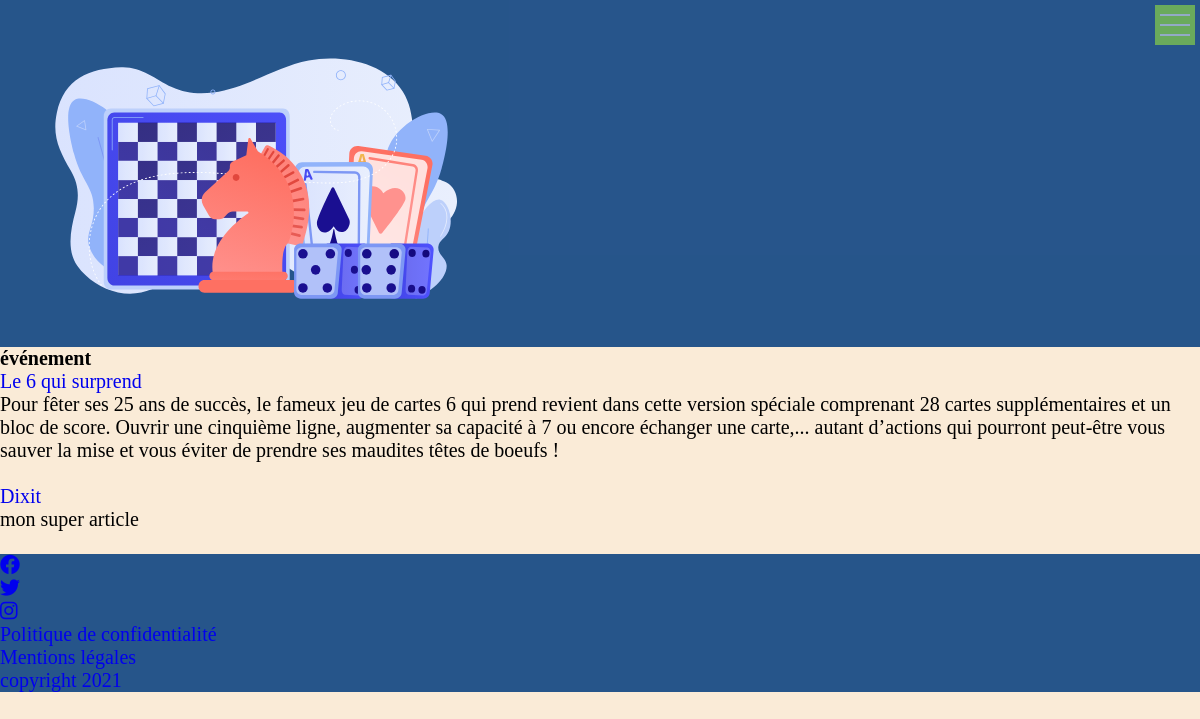
The app's page /tags/1 with its own data.
### tables this page shows
CREATE TABLE IF NOT EXISTS `tags` (
  `id` int(11) NOT NULL AUTO_INCREMENT,
  `name` varchar(255) NOT NULL,
  `created_at` datetime NOT NULL,
  PRIMARY KEY (`id`)
);

CREATE TABLE IF NOT EXISTS `articles` (
  `id` int(11) NOT NULL AUTO_INCREMENT,
  `title` varchar(255) DEFAULT NULL,
  `content` text,
  `img` varchar(255) DEFAULT NULL,
  `comment` text,
  `created_at` datetime DEFAULT CURRENT_TIMESTAMP,
  `img_name` varchar(255) DEFAULT NULL,
  PRIMARY KEY (`id`)
);

### app/Controllers/Controller.php (called while the page is built, shortened)
<?php
abstract class Controller{
    public function __construct(DBConnection $db){
        $this->db = $db;
    }
    protected function view(string $path, array $params = null){
        $path = str_replace('.', DIRECTORY_SEPARATOR, $path);
        require VIEWS . $path . '.php';
        require VIEWS . DIRECTORY_SEPARATOR .  'front' . DIRECTORY_SEPARATOR . 'layouts' . DIRECTORY_SEPARATOR . 'layout.php';
    }
}

### app/Controllers/TagController.php (called while the page is built, shortened)
<?php
class TagController extends Controller
{
    public function tag(int $id)
    {
        $tag = (new TagModel($this->db))->findById($id);
        return $this->view('front.blog.tag', compact('tag'));
    }
}

### routes/Route.php (called while the page is built, shortened)
<?php
class Route
{
    public $path;
    public $action;
    public $matches;
    public function __construct($path, $action)
    {
        $this->path = trim($path, '/');
        $this->action = $action;
    }
    public function matches(string $url)
    {
        $path = preg_replace('#:([A-Za-z0-9_]+)#', '([^/]+)', $this->path);
        $pathToMatch = "#^$path$#";
        if (preg_match($pathToMatch, $url, $matches)) {
            $this->matches = $matches;
            return true;
        } else {
            return false;
        }
    }
    public function execute()
    {
        $params = explode('@', $this->action);
        $controller = new $params[0](new DBConnection());
        $method = $params[1];
        return isset($this->matches[1]) ? $controller->$method($this->matches[1]) : $controller->$method();
    }
}

### routes/Router.php (called while the page is built, shortened)
<?php
class Router
{
    public $url;
    public $routes = [];
    public function __construct($url)
    {
        $this->url = trim($url, '/');
    }
    public function get(string $path, string $action)
    {
        $this->routes['GET'][] = new Route($path, $action);
    }
    public function post(string $path, string $action)
    {
        $this->routes['POST'][] = new Route($path, $action);
    }
    public function run()
    {
        foreach ($this->routes[$_SERVER['REQUEST_METHOD']] as $route) {
            if ($route->matches($this->url)) {
                return $route->execute();
            }
        }
        throw new NotFoundException();
    }
}

### public/index.php (called while the page is built, shortened)
<?php
$router = new Router($_GET['url']);
$router->get('login', 'App\Controllers\UserController@login');
$router->post('login', 'App\Controllers\UserController@loginPost');
$router->get('logout', 'App\Controllers\UserController@logout');
$router->get('register', 'App\Controllers\UserController@register');
$router->post('register', 'App\Controllers\UserController@registerPost');
$router->get('/', 'App\Controllers\WelcomeController@welcome');
$router->get('/articles', 'App\Controllers\BlogController@index');
$router->get('/games', 'App\Controllers\GameController@index');
$router->get('/articles/:id', 'App\Controllers\BlogController@show');
$router->get('/games/:id', 'App\Controllers\GameController@show');
$router->get('/tags/:id', 'App\Controllers\TagController@tag');
$router->get('/categories/:id', 'App\Controllers\CategoryController@category');
$router->get('contact', 'App\Controllers\ContactController@contact');
$router->post('contact', 'App\Controllers\ContactController@postMail');
$router->get('comment', 'App\Controllers\UserController@comment');
$router->post('comment', 'App\Controllers\UserController@postComment');
$router->get('/admin/articles', 'App\Controllers\Admin\AdminController@article');
$router->get('/admin/games', 'App\Controllers\Admin\AdminController@game');
$router->get('/admin/contact', 'App\Controllers\Admin\AdminController@contact');
$router->post('/admin/articles/delete/:id', 'App\Controllers\Admin\AdminController@deleteArticle');
$router->post('/admin/games/delete/:id', 'App\Controllers\Admin\AdminController@deleteGame');
$router->get('/admin/articles/create', 'App\Controllers\Admin\AdminController@createTag');
$router->post('/admin/articles/create', 'App\Controllers\Admin\AdminController@createArticle');
$router->get('/admin/games/create', 'App\Controllers\Admin\AdminController@createCategory');
$router->post('/admin/games/create', 'App\Controllers\Admin\AdminController@createGame');
$router->get('/admin/articles/edit/:id', 'App\Controllers\Admin\AdminController@editArticle');
$router->post('/admin/articles/edit/:id', 'App\Controllers\Admin\AdminController@updateArticle');
$router->get('/admin/games/edit/:id', 'App\Controllers\Admin\AdminController@editGame');
$router->post('/admin/games/edit/:id', 'App\Controllers\Admin\AdminController@updateGame');
try {
    $router->run();
} catch (NotFoundException $e) {
    return $e->error404();
}

### app/Models/Model.php (called while the page is built, shortened)
<?php
abstract class Model
{
    protected $db;
    protected $table;
    public function __construct()
    {
        $this->db =  DBConnection::getPDO();
    }
    public function query(string $sql, array $param = null, bool $single = null)
    {
        $method = is_null($param) ? 'query' : 'prepare';
        $fetch = is_null($single) ? 'fetchAll' : 'fetch';
        $stmt = $this->db->$method($sql);
        $stmt->setFetchMode(PDO::FETCH_CLASS, get_class($this), [$this->db]);
        if ($method === 'query') {
            return $stmt->$fetch();
        } else {
            $stmt->execute($param);
            return $stmt->$fetch();
        }
    }
    public function findById(int $id): Model
    {
        return $this->query("SELECT * FROM {$this->table} WHERE id = ?", [$id], true);
    }
}

### Database/DBConnection.php (called while the page is built, shortened)
<?php
class DBConnection
{
    public static function getPDO(): PDO
    {
        try {
            $db = new PDO(
                "mysql:dbname=monprojet;host=localhost",
                'root',
                '',
                array(
                    PDO::ATTR_ERRMODE => PDO::ERRMODE_EXCEPTION,
                    PDO::ATTR_DEFAULT_FETCH_MODE => PDO::FETCH_OBJ,
                    PDO::MYSQL_ATTR_INIT_COMMAND => 'SET CHARACTER SET UTF8'
                )
            );
        } catch (PDOException $e) {
            echo "Connexion impossible: " . $e->getMessage();
        }
        return $db;
    }
}

### app/Models/TagModel.php (called while the page is built, shortened)
<?php
class TagModel extends Model
{
    public function getArticles(){
        return $this->query("SELECT a.* FROM articles a
        INNER JOIN article_tag art ON art.article_id = a.id
        WHERE art.tag_id = ?", [$this->id]);
    }
}

### app/Views/Front/blog/tag.php (the view, shortened to what this page needs)
<h1 class="tag-title"><?= $params['tag']->name ?></h1>
<?php foreach ($params['tag']->getArticles() as $article) : ?>
<article>
    <a href="/monprojet/articles/<?= $article->id ?>"><?= $article->title ?></a>
    <p><?= $article->content ?></p>
</article>
<?php endforeach ?>

### public/Front/css/style.css (style rules this page uses)
* { margin: 0; padding: 0; box-sizing: border-box; font-size: 20px; }
body { background-color: antiquewhite; }
a { text-decoration: none; }
::placeholder { text-align: center; }

### records on screen
tags: name "événement"
articles: title "Le 6 qui surprend", content "Pour fêter ses 25 ans de succès, le fameux jeu de cartes 6 qui prend revient dans cette version spéciale comprenant 28 cartes supplémentaires et un bloc de score. Ouvrir une cinquième ligne, augmenter sa capacité à 7 ou encore échanger une carte,... autant d’actions qui pourront peut-être vous sauver la mise et vous éviter de prendre ses maudites têtes de boeufs !"
articles: title "Dixit", content "mon super article"
